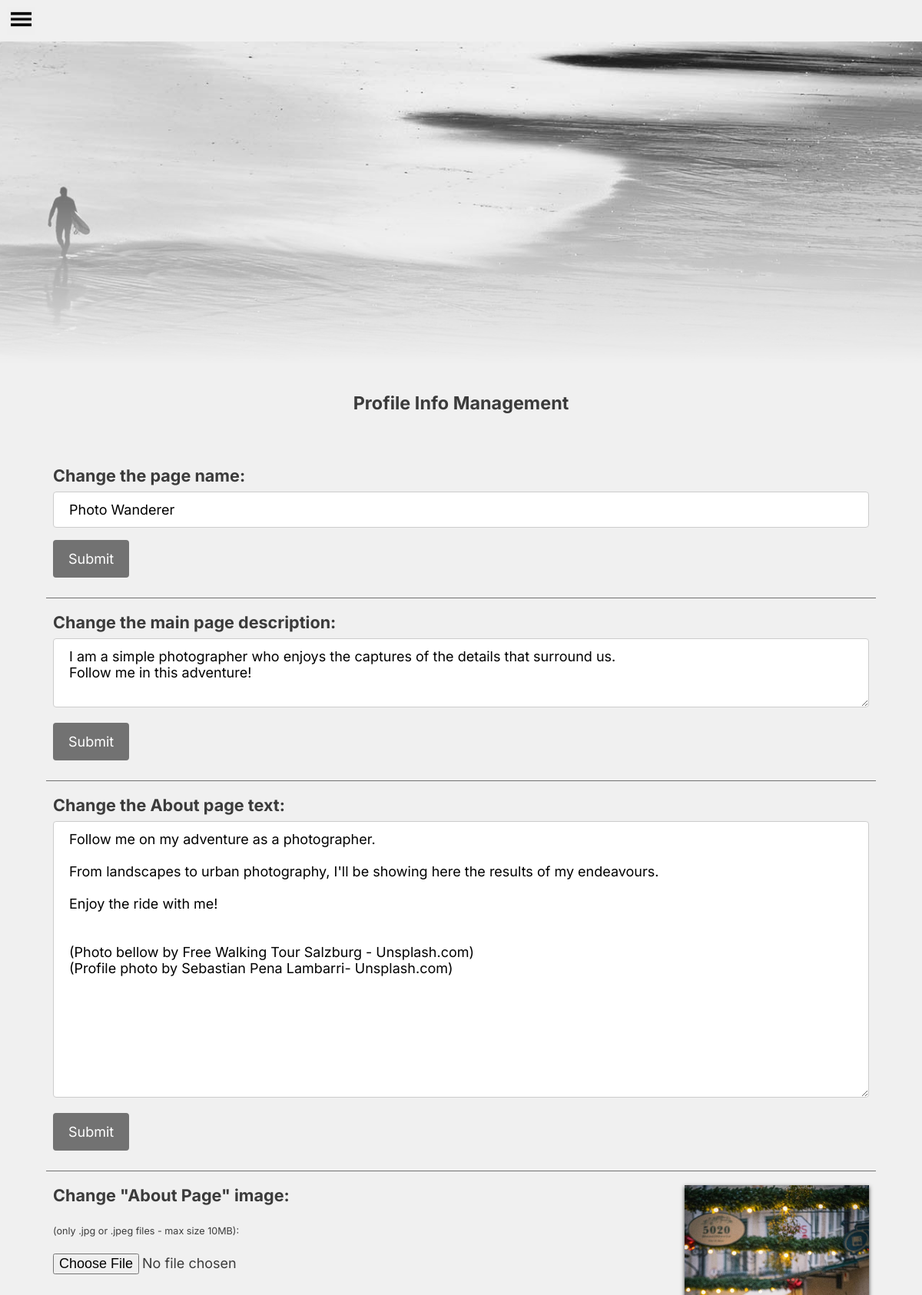
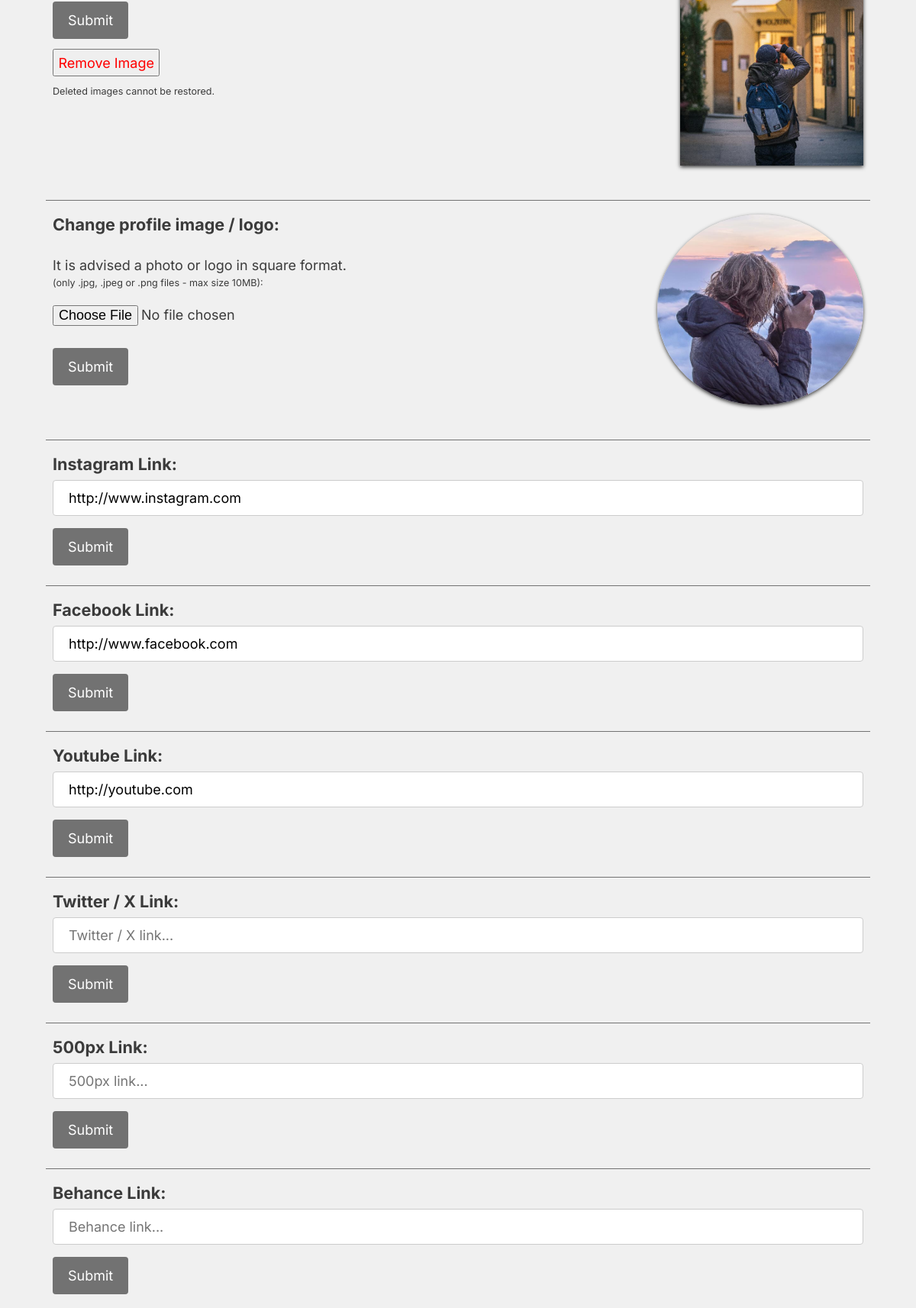
The app's page /profile_mngt (signed in, upper part) with its own data (2 pictures, top to bottom).
### tables this page shows
CREATE TABLE page_info (
    id INTEGER PRIMARY KEY AUTOINCREMENT,
    username TEXT NOT NULL,
    hash TEXT NOT NULL,
    page_name TEXT NOT NULL,
    person_name TEXT NOT NULL,
    email TEXT NOT NULL,
    small_descr TEXT,
    about TEXT,
    inst_link TEXT,
    face_link TEXT,
    yt_link TEXT
, tweet_link TEXT, px_link text, bhnc_link text, tumblr_link text, flickr_link text, about_img BOOL, page_email TEXT, page_email_hash TEXT, prof_pic TEXT, legal TEXT, copyright TEXT, meta TEXT);

### app.py (the view, shortened to what this page needs)
@app.route("/profile_mngt", methods=["GET", "POST"])
@login_required
def profile_mngt():
    conn = get_db_connection()
    page_info = conn.execute('SELECT * FROM page_info \
                             WHERE id = 1;').fetchone() # for the general page info #
    conn.close()
    if request.method == "GET":
        return render_template("/profile_mngt.html",
                                pageinfo = page_info,
                                journal = journal_exist,
                                events = events_exist,
                                galls = gall_nav,
                                )

### back.py (called while the page is built)
def dict_factory(cursor, row):
    d = {}
    for idx, col in enumerate(cursor.description):
        d[col[0]] = row[idx]
    return d

def get_db_connection():
    conn = sqlite3.connect('photowebapp.db')
    conn.row_factory = dict_factory
    return conn

def login_required(f):
    @wraps(f)
    def decorated_function(*args, **kwargs):
        if session.get("user_id") is None:
            return redirect("/login")
        return f(*args, **kwargs)
    return decorated_function

### templates/profile_mngt.html (shortened to what this page needs)
{% extends "be_layout.html" %}
{% block main %}
<div class="mngt_container">
    <h4 style="text-decoration: none;">Profile Info Management</h4>
    <br/>
    <br/>
    <div class="artmngcontainer">
        <h1>Change the page name:</h1>
        <form action="profile_mngt?action=name" method="post" id="page_name" name="page_name">
            <input type="text" name="pg_name" id="pg_name" maxlength="25" placeholder="Page Name..." value="{{ pageinfo.page_name }}" required>
            <input type="submit">
        </form>
    </div>
    <div class="artmngcontainer">
        <h1>Change the main page description:</h1>
        <form action="profile_mngt?action=description" method="post" id="description" name="description">
            <textarea type="text" style="max-height: 5rem;" name="pg_descr" id="pg_descr" placeholder="Main Page description text...">{% if pageinfo.small_descr %}{{ pageinfo.small_descr }}{% endif %}</textarea>
            <input type="submit">
        </form>
    </div>
    <div class="artmngcontainer">
        <h1>Change the About page text:</h1>
        <form action="profile_mngt?action=aboutcontent" method="post" id="abouttext" name="abouttext">
            <textarea type="text" name="abttxt" id="abttxt" placeholder="About Page text...">{% if pageinfo.about %}{{ pageinfo.about }}{% endif %}</textarea>
            <input type="submit">
        </form>
    </div>
    <div class="artmngcontainer">
        <div class="clearfix">
            {% if pageinfo.about_img %}
            <img class="article_img" src="static/images/0.jpg">
            {% endif %}
            <h1>Change "About Page" image:</h1>
            <form action="profile_mngt?action=aboutphoto" enctype="multipart/form-data" method="post" id="about_photo" name="about_photo">
                <br/>
                <label for="abimg" style="font-size: 0.7em;">(only .jpg or .jpeg files - max size 10MB):</label>
                <br/>
                <br/>
                <input type="file" id="abimg" name="abimg" accept=".jpg, .jpeg" required>
                <br/>
                <br/>
                <input type="submit">
                <br>
            </form>
            {% if pageinfo.about_img %}
            <form method="post" name="imagedelete" id="imagedelete">
                    <button class="mngbutton" style="margin-left: 0; color: red;" name="delete" type="submit" formaction="/profile_mngt?action=delabtph">Remove Image</button>
                    <p style="font-size: 0.7em;">Deleted images cannot be restored.</p>
            </form>
            {% endif %}
        </div>
    </div>
    <div class="artmngcontainer">
        <div class="clearfix">
            <img class="article_img" style="border-radius: 50%;" src="static/images/{{ pageinfo.prof_pic }}">
            <h1>Change profile image / logo:</h1>
            <form action="profile_mngt?action=profphoto" enctype="multipart/form-data" method="post" id="profile_photo" name="profile_photo">
                <br/>
                <p>It is advised a photo or logo in square format.</p>
                <label for="profimg" style="font-size: 0.7em;">(only .jpg, .jpeg or .png files - max size 10MB):</label>
                <br/>
                <br/>
                <input type="file" id="profimg" name="profimg" accept=".jpg, .jpeg, .png" required>
                <br/>
                <br/>
                <input type="submit">
            </form>
        </div>
    </div>
    <div class="artmngcontainer">
        <h1>Instagram Link:</h1>
        <form action="profile_mngt?action=insta" method="post" id="insta" name="insta">
            <input type="text" name="instalink" id="instalink" maxlength="100" placeholder="Instagram link..." {% if pageinfo.inst_link %} value="{{ pageinfo.inst_link }}" {% endif %}>
            <input type="submit">
        </form>
    </div>
    <div class="artmngcontainer">
        <h1>Facebook Link:</h1>
        <form action="profile_mngt?action=face" method="post" id="face" name="face">
            <input type="text" name="facelink" id="facelink" maxlength="100" placeholder="Facebook link..." {% if pageinfo.face_link %} value="{{ pageinfo.face_link }}" {% endif %}>
            <input type="submit">
        </form>
    </div>
    <div class="artmngcontainer">
        <h1>Youtube Link:</h1>
        <form action="profile_mngt?action=ytb" method="post" id="youtube" name="youtube">
            <input type="text" name="ytblink" id="ytblink" maxlength="100" placeholder="Youtube link..." {% if pageinfo.yt_link %} value="{{ pageinfo.yt_link }}" {% endif %}>
            <input type="submit">
        </form>
    </div>
    <div class="artmngcontainer">
        <h1>Twitter / X Link:</h1>
        <form action="profile_mngt?action=tweet" method="post" id="twitter" name="twitter">
            <input type="text" name="tweetlink" id="tweetlink" maxlength="100" placeholder="Twitter / X link..." {% if pageinfo.tweet_link %} value="{{ pageinfo.tweet_link }}" {% endif %}>
            <input type="submit">
        </form>
    </div>
    <div class="artmngcontainer">
        <h1>500px Link:</h1>
        <form action="profile_mngt?action=px" method="post" id="500" name="500">
            <input type="text" name="500pxlink" id="500pxlink" maxlength="100" placeholder="500px link..." {% if pageinfo.px_link %} value="{{ pageinfo.px_link }}" {% endif %}>
            <input type="submit">
        </form>
    </div>
    <div class="artmngcontainer">
        <h1>Behance Link:</h1>
        <form action="profile_mngt?action=bhnc" method="post" id="behance" name="behance">
            <input type="text" name="bhnclink" id="bhnclink" maxlength="100" placeholder="Behance link..." {% if pageinfo.bhnc_link %} value="{{ pageinfo.bhnc_link }}" {% endif %}>
            <input type="submit">
        </form>
    </div>
</div>
{% endblock %}

### static/styles.css (style rules this page uses)
* { margin: 0; padding: 0; font-size: 18px; font-family: inter; }
body { background-color: #f0f0f0; text-align: center; color:#3b3b3b; }
h4 { font-size: 1.3em; text-decoration: underline; padding-bottom: 0.3em; }
h1 { font-size: 1.2em; }
p { margin-top: 0.5em; white-space: pre-wrap; }
.article_img { float: right; top: 0.5em; margin-left: 1.5em; margin-bottom: 1.5em; max-width: 15rem; max-height: 20rem; box-shadow: 0px 2px 5px 0px; }
.clearfix::after { content: ""; clear: both; display: table; }
input[type=text], input[type=password] select { width: 100%; padding: 12px 20px; margin: 8px 0; display: inline-block; border: 1px solid #ccc; border-radius: 4px; box-sizing: border-box; }
textarea { width: 100%; padding: 12px 20px; height: 20rem; margin: 8px 0; display: inline-block; border: 1px solid #ccc; border-radius: 4px; box-sizing: border-box; }
textarea::placeholder { transform: translateY(150px); }
input[type=submit] { background-color: #727272; color: white; padding: 14px 20px; margin: 8px 0; border: none; border-radius: 4px; cursor: pointer; }
.mngt_container { width: 90%; margin:auto; margin-top: 2rem; margin-bottom: 1rem; text-align: center; }
.artmngcontainer { text-align: left; padding: 0.5rem; padding-top: 1rem; padding-bottom: 1rem; border-bottom: 1px solid #727272; }
.mngbutton { display: inline; padding: 0.3rem; margin: 0.3rem; }

### records on screen
page_info: pg_name "Photo Wanderer", pg_descr "I am a simple photographer who enjoys the captures of the details that surround us. Follow me in this adventure!", abttxt "Follow me on my adventure as a photographer. From landscapes to urban photography, I'll be showing here the results of my endeavours. Enjoy the ride with me! (Photo bellow by Free Walking Tour Salzburg - Unsplash.com) (Profile photo by Sebastian Pena Lambarri- Unsplash.com)", prof_pic (picture), instalink "http://www.instagram.com", facelink "http://www.facebook.com", ytblink "http://youtube.com"
